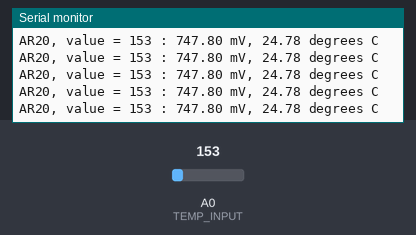
The sketch below on a simulated Arduino Uno, built with avr-gcc and run on an emulated ATmega328P. Parts: the last lines printed to the serial monitor. Inputs (shaded band) come from the test bench; at power-on: A0 (TEMP_INPUT) = 153.

Above: at 1.2 s.
1.3 s: A0 (TEMP_INPUT) set to 134
At 1.41 s:
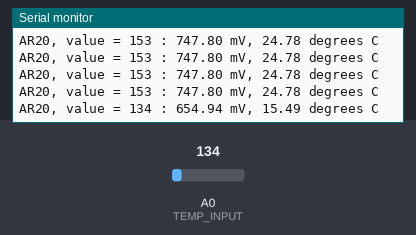
4.3 s: A0 (TEMP_INPUT) set to 114
At 4.31 s:
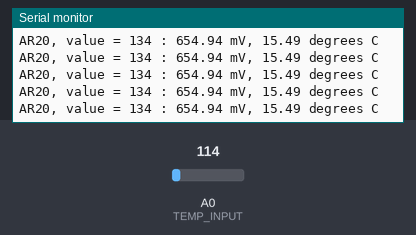
13.3 s: A0 (TEMP_INPUT) set to 191
At 13.31 s:
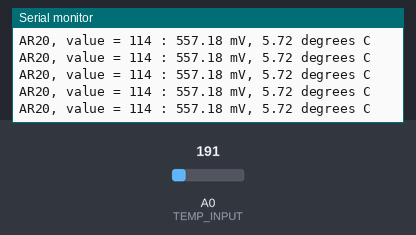
16.3 s: A0 (TEMP_INPUT) set to 214
At 16.3 s:
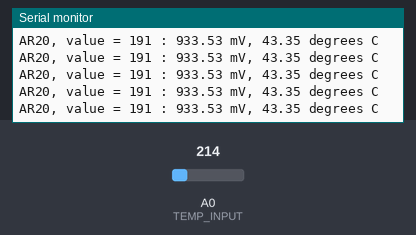
Timing chart, 0 to 19.3 s (numbered marks = the images above; inputs shaded):
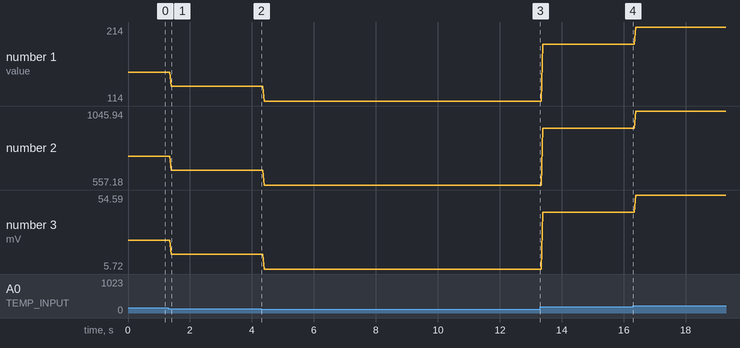

The sketch:

ARnn_tmp36_start.ino
```cpp
//
// AR00, TMP36 sensor
//

#define TEMP_INPUT 0
// or  int TEMP_INPUT = 0;

void setup() {
  Serial.begin(9600);
}

void loop() {
   //getting the voltage reading from the temperature sensor
  int value = analogRead(TEMP_INPUT);
  Serial.print("AR20, value = ");
  Serial.print(value);
Serial.print(" : ");

   // converting that reading to voltage
   float voltage = value * 5.0 * 1000;  // in mV
   voltage /= 1023.0;

   // print out the voltage
   Serial.print(voltage);
   Serial.print(" mV, ");

   // now print out the temperature
   float temperatureC = (voltage - 500) / 10 ;
   Serial.print(temperatureC);
   Serial.println(" degrees C");

  delay(10);
}
```

Measured:
- after the input at 1.3 s, the serial monitor: prints a new line after 0.10 s (image 1)
- plotted number 1: 153 → 134 after the input at 1.3 s, 134 → 114 after the input at 4.3 s, 114 → 191 after the input at 13.3 s, 191 → 214 after the input at 16.3 s
- plotted number 2: 747.8 → 654.94 after the input at 1.3 s, 654.94 → 557.18 after the input at 4.3 s, 557.18 → 933.53 after the input at 13.3 s, 933.53 → 1045.94 after the input at 16.3 s
- plotted number 3: 24.78 → 15.49 after the input at 1.3 s, 15.49 → 5.72 after the input at 4.3 s, 5.72 → 43.35 after the input at 13.3 s, 43.35 → 54.59 after the input at 16.3 s
